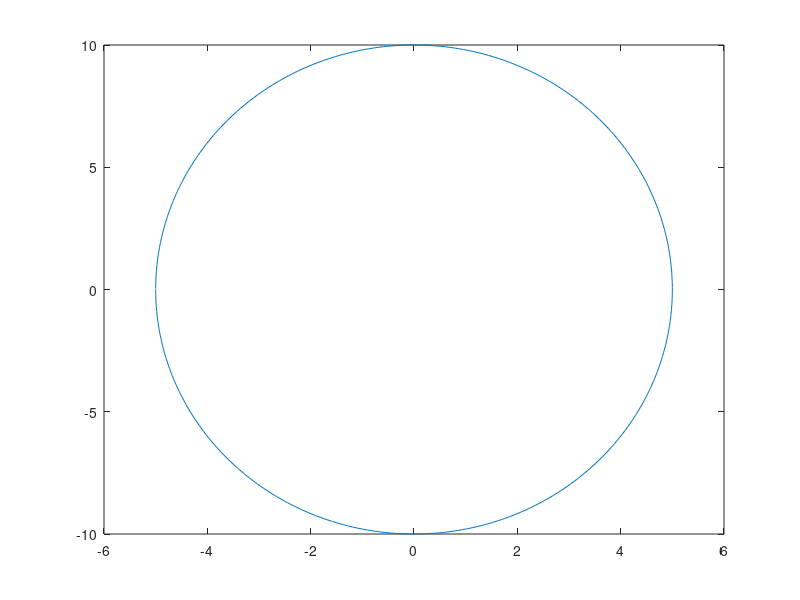

Recreate this plot in MATLAB.
a=5; % horizontal radius
b=10; % vertical radius
x0=0; % x0,y0 ellipse centre coordinates
y0=0;
t=-pi:0.01:pi;
x=x0+a*cos(t);
y=y0+b*sin(t);
plot(x,y)